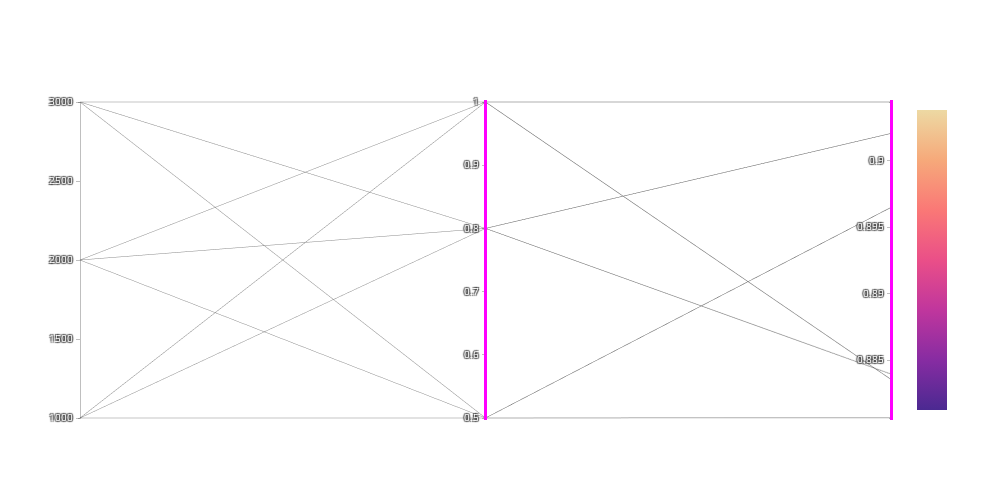

Write notebook code for a chart like this one.
### Markdown cell above
## SVM Results

### Code cell
model_name: str = "svm"
target_name: str = "mean_test_score"
parameters: list = ["max_iter", "C",  "mean_test_score"]
title_labels: list = [ "Max Iterations", "Regularization Strength", "F1 Score"]
show_hyperparameter_combinations(model_name=model_name, parameters=parameters, title_labels=title_labels, target_name=target_name, size=(1000, 500), font_color="white", save=False)

### Figure 1 — Plotly figure (JSON) as saved in the notebook; plotly's stock layout.template omitted (floating-point values rounded to 4 significant figures)
{"data": [{"dimensions": [{"constraintrange": [0, 500], "label": "Max Iterations", "range": [1000, 3000], "values": [1000, 2000, 3000, 1000, 2000, 3000, 1000, 2000, 3000, 1000, 2000, 3000, 1000, 2000, 3000, 1000, 2000, 3000]}, {"constraintrange": [0, 500], "label": "Regularization Strength", "range": [0.5, 1.0], "values": [1.0, 1.0, 1.0, 1.0, 1.0, 1.0, 0.8, 0.8, 0.8, 0.8, 0.8, 0.8, 0.5, 0.5, 0.5, 0.5, 0.5, 0.5]}, {"constraintrange": [0, 500], "label": "F1 Score", "range": [0.8807, 0.9044], "values": [0.8836, 0.8835, 0.8836, 0.9044, 0.9044, 0.9044, 0.8839, 0.8839, 0.884, 0.902, 0.902, 0.902, 0.8807, 0.8807, 0.8807, 0.8965, 0.8965, 0.8965]}], "line": {"cmax": 0.9044, "cmin": 0.8807, "color": [0.8836, 0.8835, 0.8836, 0.9044, 0.9044, 0.9044, 0.8839, 0.8839, 0.884, 0.902, 0.902, 0.902, 0.8807, 0.8807, 0.8807, 0.8965, 0.8965, 0.8965], "colorscale": [[0.0, "rgb(75, 41, 145)"], [0.1667, "rgb(135, 44, 162)"], [0.3333, "rgb(192, 54, 157)"], [0.5, "rgb(234, 79, 136)"], [0.6667, "rgb(250, 120, 118)"], [0.8333, "rgb(246, 169, 122)"], [1.0, "rgb(237, 217, 163)"]], "showscale": true}, "type": "parcoords"}], "layout": {"autosize": false, "font": {"color": "white"}, "height": 500, "paper_bgcolor": "rgba(0,0,0,0)", "plot_bgcolor": "rgba(0,0,0,0)", "width": 1000}}
